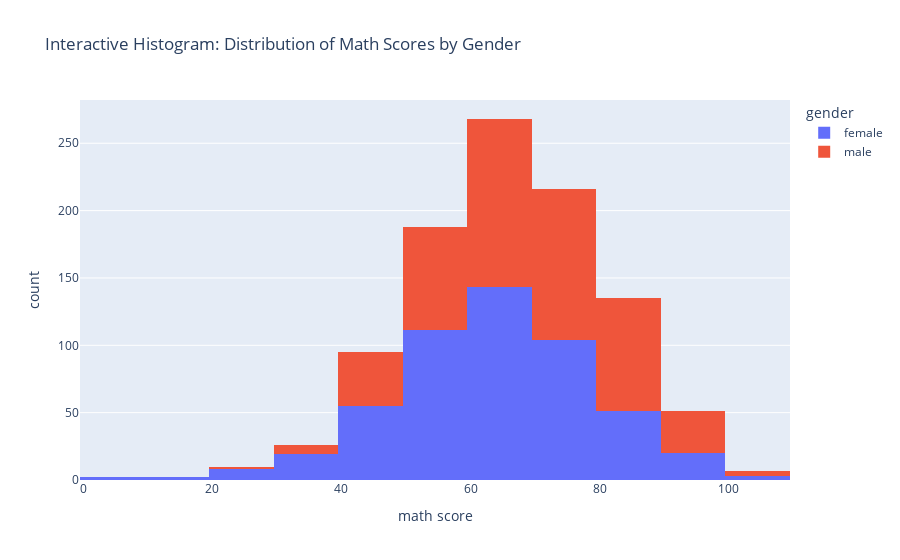

The code cell stored with this chart in its notebook:
### Markdown cell above
Interactive Histogram

### Code cell
import plotly.express as px

# Replace with actual column names
fig = px.histogram(data, 
                   x="math score",  # Replace with a numeric column
                   color="gender",  # Replace with a categorical column
                   title="Interactive Histogram: Distribution of Math Scores by Gender", 
                   nbins=20)  # Adjust the number of bins as needed
fig.show()

### Figure 1 — Plotly figure (JSON) as saved in the notebook; plotly's stock layout.template omitted (floating-point values rounded to 4 significant figures; data arrays with more than 128 entries replaced by an {"elided": "..."} marker saying what was removed)
{"data": [{"alignmentgroup": "True", "bingroup": "x", "hovertemplate": "gender=female<br>math score=%{x}<br>count=%{y}<extra></extra>", "legendgroup": "female", "marker": {"color": "#636efa", "pattern": {"shape": ""}}, "name": "female", "nbinsx": 20, "offsetgroup": "female", "orientation": "v", "showlegend": true, "type": "histogram", "x": {"elided": "518 int values"}, "xaxis": "x", "yaxis": "y"}, {"alignmentgroup": "True", "bingroup": "x", "hovertemplate": "gender=male<br>math score=%{x}<br>count=%{y}<extra></extra>", "legendgroup": "male", "marker": {"color": "#EF553B", "pattern": {"shape": ""}}, "name": "male", "nbinsx": 20, "offsetgroup": "male", "orientation": "v", "showlegend": true, "type": "histogram", "x": {"elided": "482 int values"}, "xaxis": "x", "yaxis": "y"}], "layout": {"barmode": "relative", "legend": {"title": {"text": "gender"}, "tracegroupgap": 0}, "title": {"text": "Interactive Histogram: Distribution of Math Scores by Gender"}, "xaxis": {"anchor": "y", "domain": [0, 1], "title": {"text": "math score"}}, "yaxis": {"anchor": "x", "domain": [0, 1], "title": {"text": "count"}}}}
